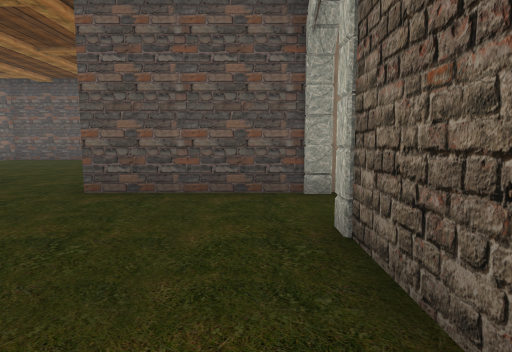
View 1 (above)

24 first-person views from a walk through a Unity game level. The camera is 1.5 m above the floor, tilts 6° down and sees 75° across. The floor is counted in squares, 2 m on a side. Each view is taken from the middle of a square. On the plan, view 1 faces up. The plan holds only what a view shows up to about 11 squares ahead; the rest is blank. The place goes on beyond the plan. The player character is not drawn. Some animated figures are left out.

View 2
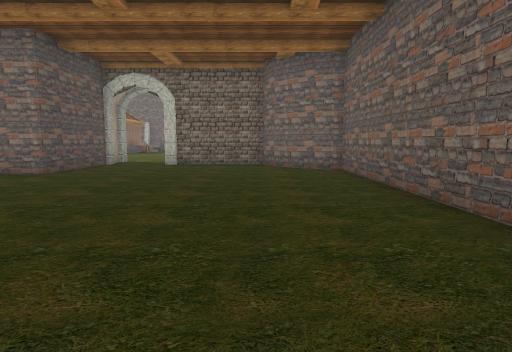

View 3
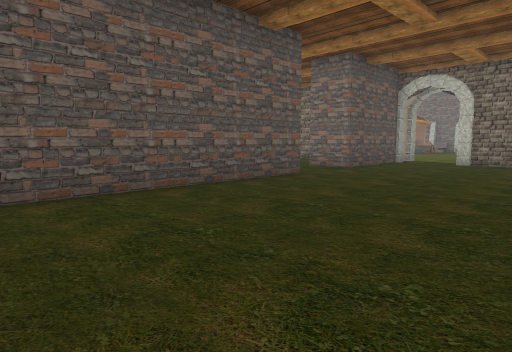

View 4
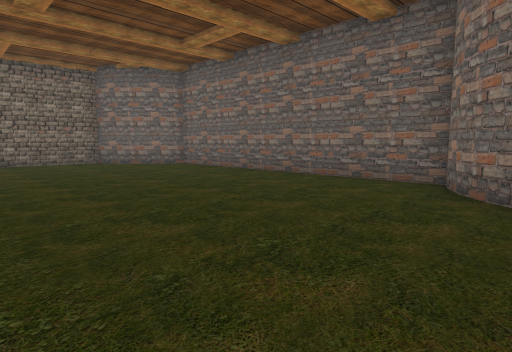

View 5
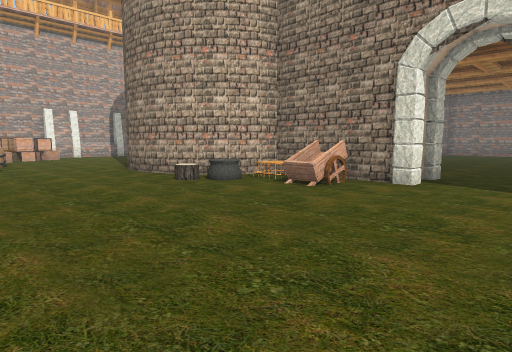

View 6
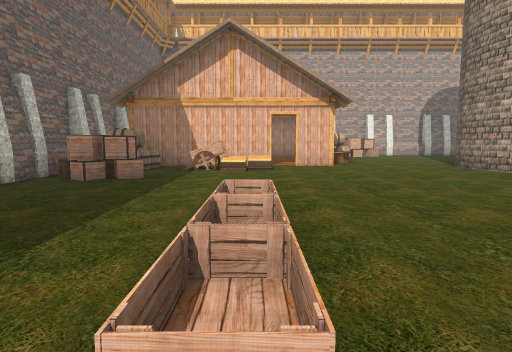

View 7
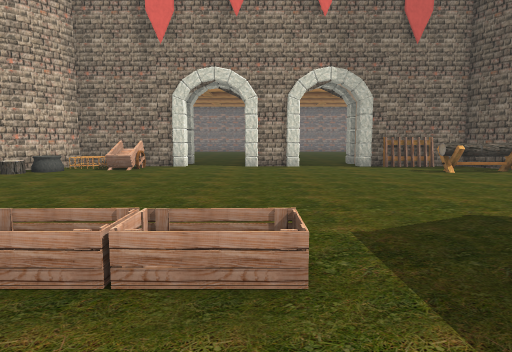

View 8
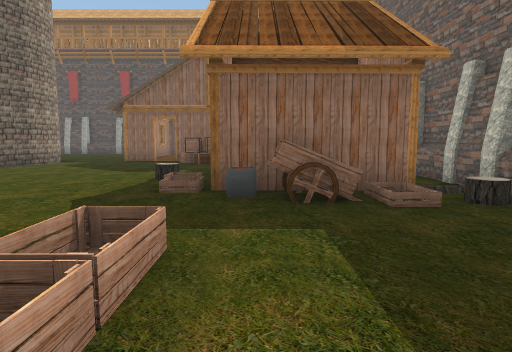

View 9
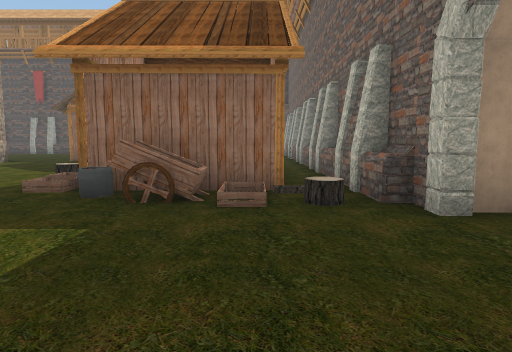

View 10
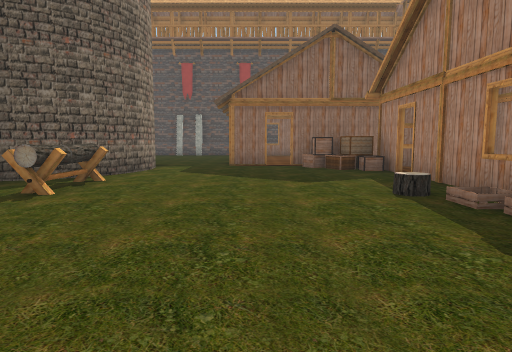

View 11
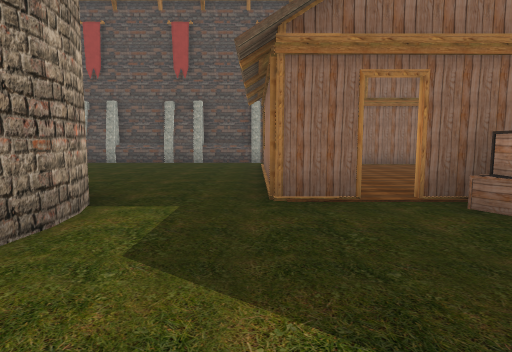

View 12
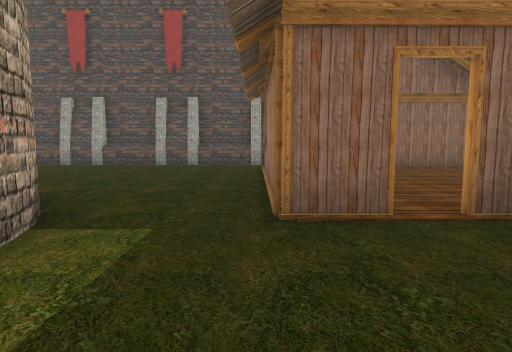

View 13
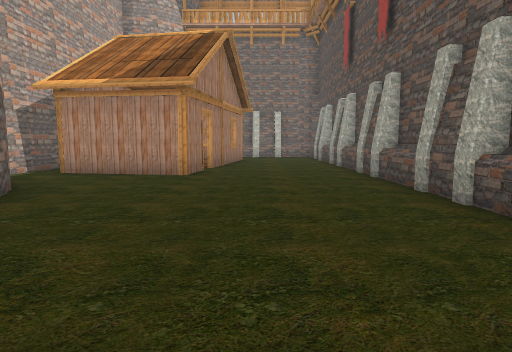

View 14
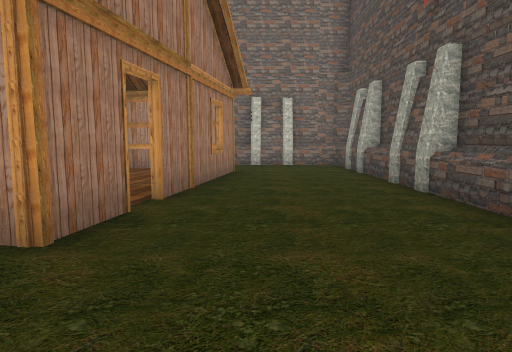

View 15
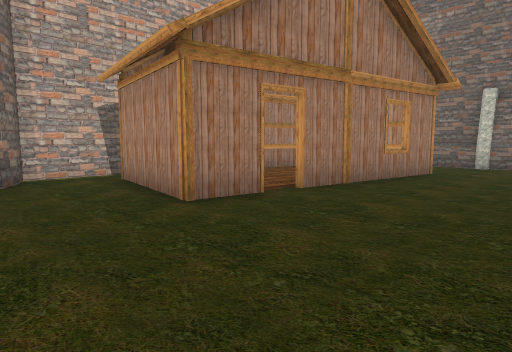

View 16
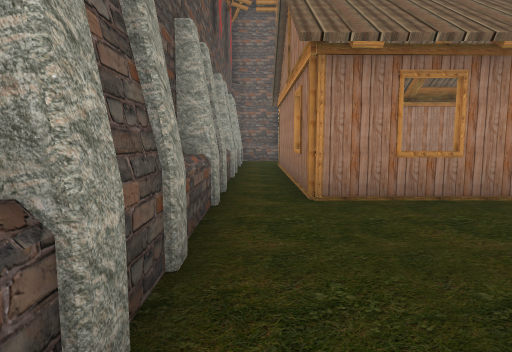

View 17
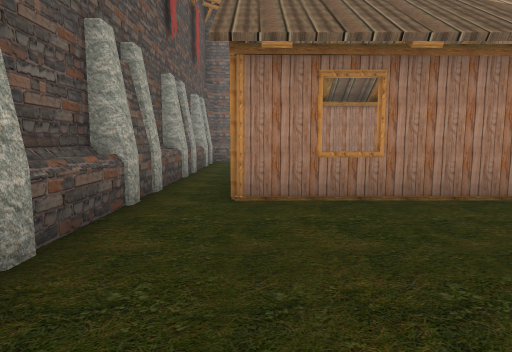

View 18
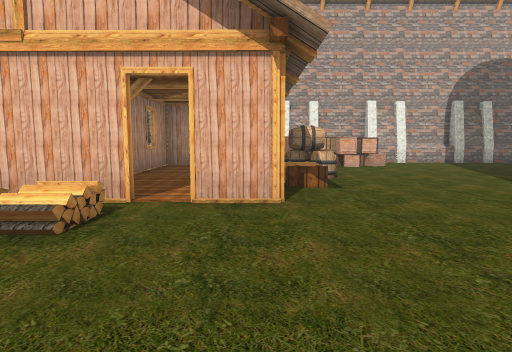

View 19
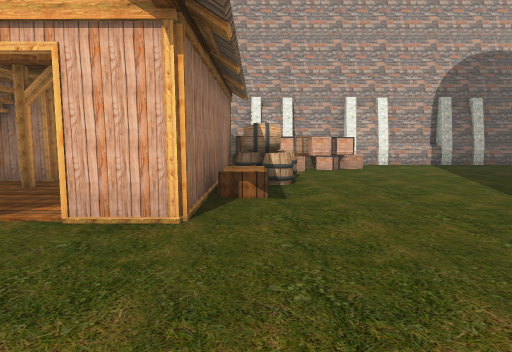

View 20
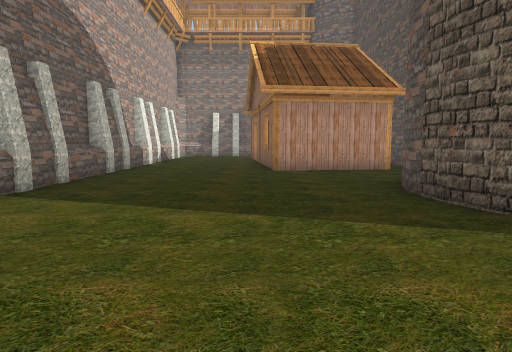

View 21
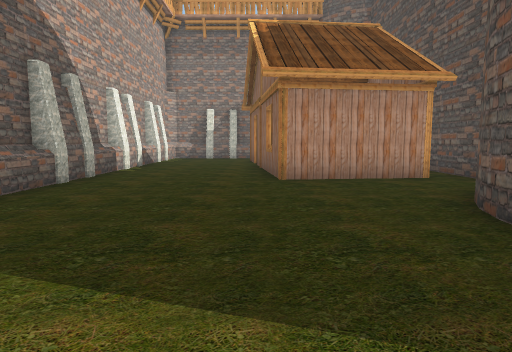

View 22
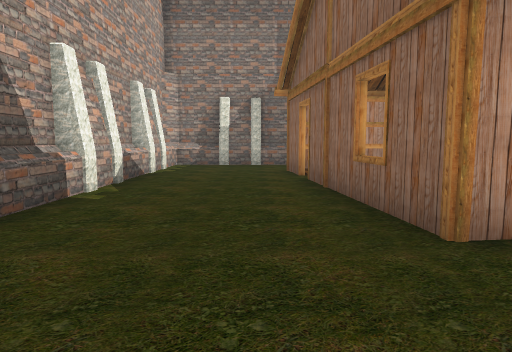

View 23
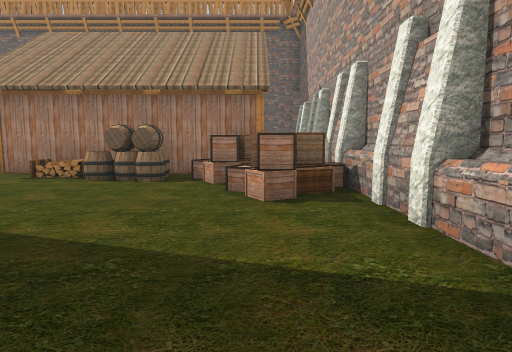

View 24
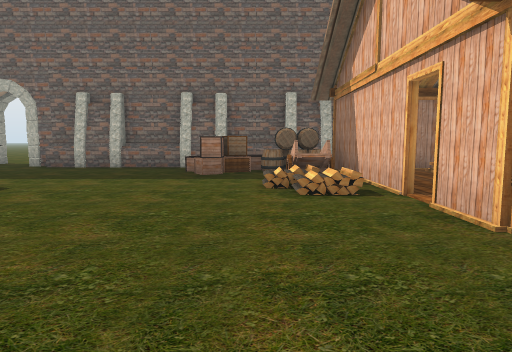

### Floor plan
Key: @ floor where view 1 was taken; # wall or solid block; . floor; W wagon; C cauldron; B barrel; R crate; A box; H house; K rack; G bag; O other object.
Columns run from 11 left of view 1 to 16 right of it. Each row starts with its distance up from view 1.
 23 #########################
 22 #........................
 21 #................HHHHHHH
 20 #................H
 19 #..HHHH..........H     H
 18    H    HH.......H     H
 17         H........H     H
 16     HHHHH..  OO..H     H
 15         #.    OO.HHAA H
 14        ####    O....AAH H.#
 13                O.....A  H.#
 12               O......H  H.#
 11    ...       #.O.....H  H.#
 10    ....      #.O....OH  H.#
  9     ...      K.......H  H.#
  8      ...    OO.......HGWH.#
  7      ...    ...........W.O##
  6        ..#   O..............
  5  ######..###OO.......R....O
  4 .....................R....#
  3 ............OO.......R....#
  2 ............##............#
  1 ............##W...........#
  0 ...........@##CC..........#
 -1 OO.........O  O.........AA#
 -2  #........     O.........A#
 -3  #########     O.....OWWBB#
 -4        ...O    O...H.HHHBB#
 -5      HHHH..OOOO....H     H
 -6         H.........OH  H  H
 -7         H.........B   HHHH
 -8 #..H.HHHH.........B   H
 -9 #................AA   H
-10 #..............AAAAAHHH
-11 #...............AAA
-12 ####################

Positions as (right, up) in squares from view 1, and headings:
1: (0, 0), facing up
2: (-10, 0), facing right
3: (-11, 0), facing up-right
4: (-11, 4), facing down-right
5: (8, 5), facing down-left
6: (10, 6), facing down
7: (12, 5), facing left
8: (11, 3), facing up
9: (13, 3), facing up
10: (7, 5), facing up
11: (6, 11), facing up
12: (6, 12), facing up
13: (5, 20), facing left
14: (0, 20), facing left
15: (0, 22), facing down-left
16: (2, 22), facing right
17: (2, 21), facing right
18: (8, 0), facing down
19: (7, -1), facing down
20: (6, -8), facing left
21: (4, -8), facing left
22: (0, -9), facing left
23: (0, -10), facing right
24: (5, -2), facing right
